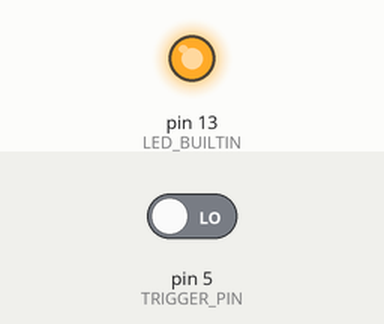
Recording of a sketch running on a simulated Arduino Leonardo, built with avr-gcc and run on an emulated ATmega32U4. Parts: output pins drawn as LEDs (lit = HIGH). The test bench sets the inputs (shaded band); at power-on: pin 5 (TRIGGER_PIN) LOW. USB keyboard and mouse output is not drawn.

Above: at 1.2 s.
1.3 s: pin 5 (TRIGGER_PIN) driven HIGH
At 1.7 s:
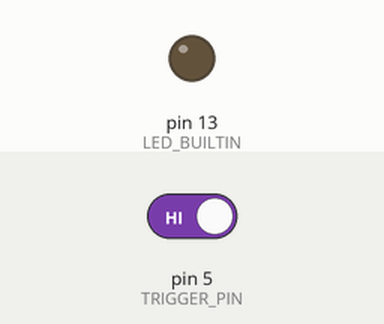
Timing chart, 0 to 4.3 s (numbered marks = the images above; inputs shaded):
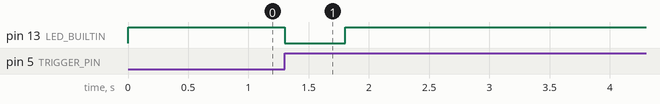

Measured:
- after the input at 1.3 s, pin 13 (LED_BUILTIN): HIGH → LOW at once, → HIGH 0.50 s later

The sketch:

PrusaCamUSB.ino
```cpp
// (licence header left out)
#include <HID-Project.h>

#define TRIGGER_PIN     5       // Digital pin to use as trigger
#define TRIGGER_ON_LH   true    // Trigger on switching from LOW to HIGH
#define TRIGGER_ON_HL   false   // Trigger on switching from HIGH to LOW
#define TRIGGER_DELAY   500     // Delay after pressing trigger (kind of debounce)

bool lastTriggerState = false;

void setup() {
  pinMode(LED_BUILTIN, OUTPUT);
  pinMode(TRIGGER_PIN, INPUT);
  Consumer.begin();
  digitalWrite(LED_BUILTIN, true);
}

void loop() {
  bool currentTriggerState = digitalRead(TRIGGER_PIN);
  if (lastTriggerState != currentTriggerState) {
    if ((TRIGGER_ON_LH && currentTriggerState) || (TRIGGER_ON_HL && !currentTriggerState)) {
      digitalWrite(LED_BUILTIN, false);
      Consumer.write(MEDIA_VOL_UP);
      delay(TRIGGER_DELAY);
      digitalWrite(LED_BUILTIN, true);
    }
    lastTriggerState = currentTriggerState;
  }
}
```
